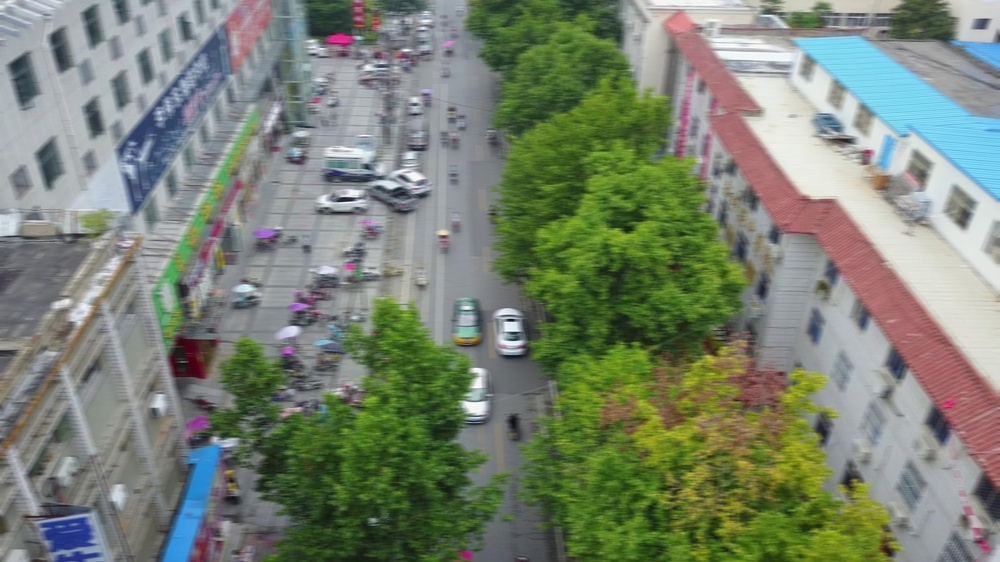
#> input picture data/healing/train/images/blur_0000001_02999_d_0000005.jpg, 1000 x 562 px, shrunk from 1920 x 1080 before the run; its folder holds only this picture in this run
$ python simulator.py
#> lines starting #> are read from the running program, lines starting #| are printed output that depends on the picture
import cv2
import numpy as np
import shutil
from pathlib import Path
from tqdm import tqdm


def add_fog(img: np.ndarray, intensity: float = 0.5) -> np.ndarray:
    """Add fog effect to image."""
    fog = np.ones_like(img, dtype=np.uint8) * 255
    return cv2.addWeighted(img, 1 - intensity, fog, intensity, 0)


def add_night(img: np.ndarray, intensity: float = 0.5) -> np.ndarray:
    """Darken image to simulate night."""
    return cv2.convertScaleAbs(img, alpha=1 - intensity, beta=0)


def add_blur(img: np.ndarray, kernel_size: int = 15) -> np.ndarray:
    """Add motion blur to image."""
    kernel = np.zeros((kernel_size, kernel_size))
    kernel[kernel_size // 2, :] = 1.0 / kernel_size
    return cv2.filter2D(img, -1, kernel)


def add_rain(img: np.ndarray, intensity: int = 500) -> np.ndarray:
    """Add rain streaks to image."""
    rain = img.copy()
    h, w = rain.shape[:2]
    for _ in range(intensity):
        x = np.random.randint(0, w)
        y = np.random.randint(0, h)
        length = np.random.randint(10, 30)
        angle = np.random.randint(-20, 20)
        x2 = int(x + length * np.sin(np.radians(angle)))
        y2 = int(y + length * np.cos(np.radians(angle)))
        cv2.line(rain, (x, y), (x2, y2), (200, 200, 200), 1)
    return rain


DRIFT_TYPES = {
    "fog":   lambda img: add_fog(img, intensity=0.5),
    "night": lambda img: add_night(img, intensity=0.6),
    "blur":  lambda img: add_blur(img, kernel_size=15),
    "rain":  lambda img: add_rain(img, intensity=500),
}


def simulate_drift(
    processed_root: str = "data/processed",
    output_root: str = "data/drifted",
    split: str = "val",
    drift_type: str = "fog",
):
    """Apply drift augmentation to a split."""
#> called with processed_root = 'data/processed', output_root = 'data/drifted', split = 'val', drift_type = 'fog'

    if drift_type not in DRIFT_TYPES:
        print(f"[error] Unknown drift type: {drift_type}")
        print(f"Available: {list(DRIFT_TYPES.keys())}")
        return

    img_src = Path(processed_root) / split / "images"
    lbl_src = Path(processed_root) / split / "labels"

    img_dst = Path(output_root) / drift_type / split / "images"
    lbl_dst = Path(output_root) / drift_type / split / "labels"
    img_dst.mkdir(parents=True, exist_ok=True)
    lbl_dst.mkdir(parents=True, exist_ok=True)

    images = sorted(img_src.glob("*.jpg"))
    print(f"[drift] Applying {drift_type} to {len(images)} images...")

    for img_path in tqdm(images, desc=drift_type):
        img = cv2.imread(str(img_path))
#> img is the input picture: shape (562, 1000, 3); mean B, G, R 113.3, 130.6, 121
        if img is None:
            continue

        # Apply drift
        drifted = DRIFT_TYPES[drift_type](img)
#> in add_fog, `return cv2.addWeighted(img, 1 - intensity, fog, intensity, 0)`:
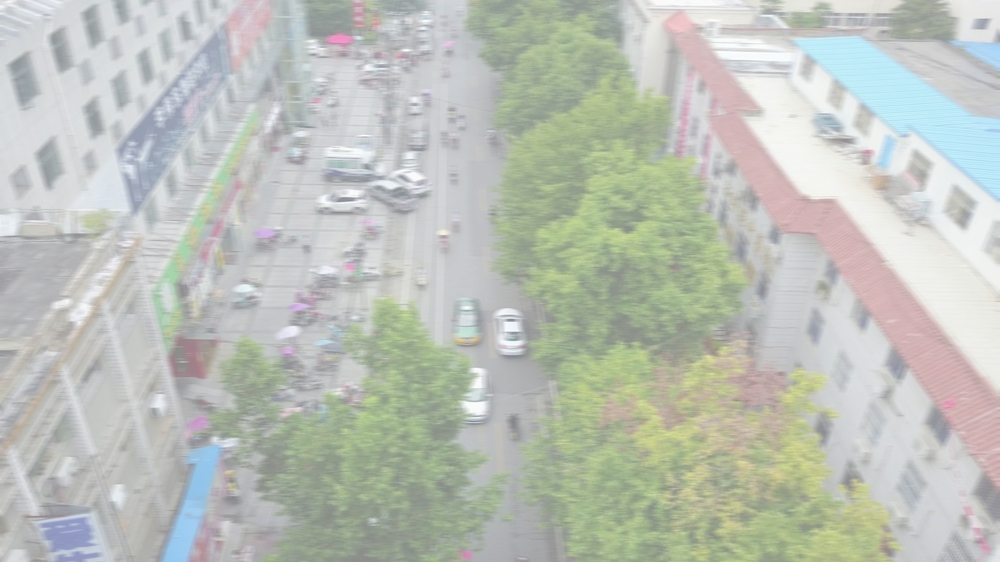
#> returned value: shape (562, 1000, 3); mean of channels 0, 1, 2 184.1, 192.8, 188; drawn as B, G, R

        # Save drifted image
        cv2.imwrite(str(img_dst / img_path.name), drifted)

        # Copy labels unchanged
        lbl_path = lbl_src / (img_path.stem + ".txt")
        if lbl_path.exists():
            shutil.copy2(lbl_path, lbl_dst / lbl_path.name)

    print(f"[done] {drift_type} drift saved to {img_dst}")


def simulate_all_drifts(
    processed_root: str = "data/processed",
    output_root: str = "data/drifted",
    split: str = "val",
):
    """Apply all drift types."""
    for drift_type in DRIFT_TYPES:
        simulate_drift(processed_root, output_root, split, drift_type)

    print("\nAll drifts complete.")


if __name__ == "__main__":
    simulate_all_drifts()
